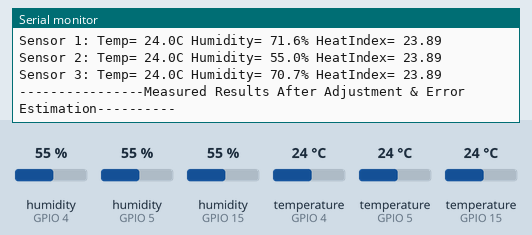
Bench run of a sketch on a simulated ESP32. Shown: the last lines printed to the serial monitor. The test bench sets the inputs (shaded band); at power-on: humidity (sensors on GPIO 4, GPIO 5, GPIO 15) 55 %, temperature (sensors on GPIO 4, GPIO 5, GPIO 15) 24 °C.

Above: at 2.8 s.
2.9 s: humidity (sensor on GPIO 4) set to 22 %
At 5.1 s:
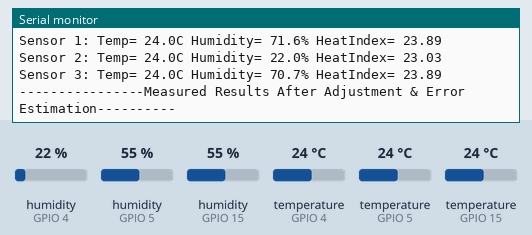
5.6 s: humidity (sensor on GPIO 5) set to 22 %
At 6.6 s:
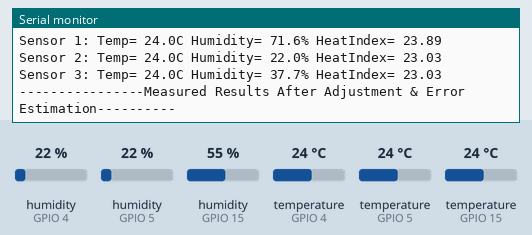
8.3 s: humidity (sensor on GPIO 15) set to 22 %
11.0 s: temperature (sensor on GPIO 4) set to 12 °C
At 13.3 s:
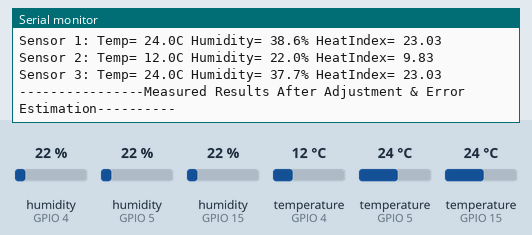
13.7 s: temperature (sensor on GPIO 5) set to 12 °C
At 15.0 s:
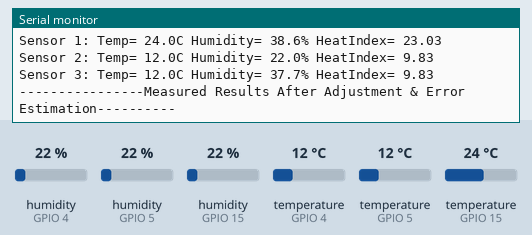
16.4 s: temperature (sensor on GPIO 15) set to 12 °C
Timing chart, 0 to 19.4 s (numbered marks = the images above; inputs shaded):
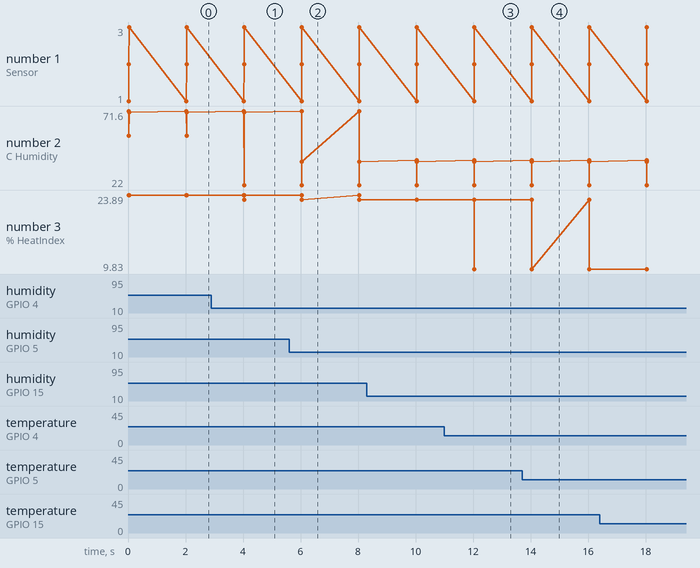

Measured:
- after the input at 2.9 s, the serial monitor: prints a new line after 1.1 s (image 1)
- after the input at 5.6 s, the serial monitor: prints a new line after 0.44 s (image 2)
- after the input at 11.0 s, the serial monitor: prints a new line after 1.0 s (image 3)
- after the input at 13.7 s, the serial monitor: prints a new line after 0.34 s (image 4)
- plotted number 2: 70.7 → 37.7 after the input at 5.6 s

The sketch:

test_autoAdjustment_heatIndex.ino
```cpp
#include <Arduino.h>
#include <Ticker.h>
#include "DHTesp.h"

#ifndef ESP32
#pragma message(THIS PROGRAM IS FOR ESP32 ONLY!)
#error Select ESP32 board.
#endif


/** Pin number definition for DHT sensor 1, 2, 3 data pin */
int dhtPin1 = 15;   //DHT11
int dhtPin2 = 4;    //DHT22
int dhtPin3 = 5;    //DHT11

/** Variable definition for DHT sensor 1, 2, 3 */
DHTesp dhtSensor1;
DHTesp dhtSensor2;
DHTesp dhtSensor3;

/** Data storage variables from sensor 1, 2, 3 */
TempAndHumidity sensor1Data;
TempAndHumidity sensor2Data;
TempAndHumidity sensor3Data;

/** Task handle for the light value read task */
TaskHandle_t tempTaskHandle = NULL;
/** Ticker for temperature reading */
Ticker tempTicker;

/** Flag if main loop is running */
bool tasksEnabled = false;
/** Flags for temperature and humidity readings finished */
bool gotNewTemperature = false;


/**
 * Task to reads temperature from DHT11 sensor
 * @param pvParameters
 *		pointer to task parameters
 */
void tempTask(void *pvParameters) {
	Serial.println("tempTask loop started");
	while (1) // tempTask loop
	{
    /**
    * Read temperature only if old data was processed already
    * Reading temperature & humidity takes about 250 milliseconds
    * Sensor readings may also be up to 1(DHT11) or 2(DHT22) seconds
    */
		if (tasksEnabled && !gotNewTemperature) {
			sensor1Data = dhtSensor1.getTempAndHumidity();	// Read values from sensor 1
			sensor2Data = dhtSensor2.getTempAndHumidity();	// Read values from sensor 1
			sensor3Data = dhtSensor3.getTempAndHumidity();	// Read values from sensor 1
			gotNewTemperature = true;
		}
    // Got sleep again
		vTaskSuspend(NULL);
	}
}


/**
 * - triggerGetTemp
 * - Sets flag dhtUpdated to true for handling in loop()
 * - called by Ticker tempTicker
 */
void triggerGetTemp() {
	if (tempTaskHandle != NULL) {
		 xTaskResumeFromISR(tempTaskHandle);
	}
}


/**
 *  @brief  Converts Celcius to Fahrenheit
 *  @param  c //value in Celcius
 *	@return float value in Fahrenheit
 */
float convtCtoF(float c){
  return c*1.8 + 32.0;
}
/**
 *  @brief  Converts Fahrenheit to Celcius
 *  @param  f //value in Fahrenheit
 *	@return float value in Celcius
 */
float convtFtoC(float f){
  return (f-32.0) * 0.55555;
}


/**
 *  @brief  Compute Heat Index using both Rothfusz and Steadman's equations
 *					pref: http://www.wpc.ncep.noaa.gov/html/heatindex_equation.shtml
 *  @param  temperature     // temperature in selected scale
 *  @param  humidity    // humidity in percentage
 *  @param  tempUnitType    // string - only fill  C = "celcius" or F = "fahrenheit"
 *	@return float heat index
 */
float autoAdjustHeatIndex(float temperature, float humidity, char tempUnitType) {
  float heatIndex;

  if (tempUnitType == 'C')
    temperature = convtCtoF(temperature);

  // Using Steadman's equation to compute HeatIndex firstly
  heatIndex = 0.5 * (temperature + 61.0 + ((temperature - 68.0) * 1.2) + (humidity * 0.094));

  if (heatIndex >= 80.0) { // Using Rothfusz's equation to compute HeatIndex
    heatIndex = -42.379 +
         2.04901523 * temperature +
         10.14333127 * humidity +
         -0.22475541 * temperature * humidity +
         -0.00683783 * pow(temperature, 2) +
         -0.05481717 * pow(humidity, 2) +
         0.00122874 * pow(temperature, 2) * humidity +
         0.00085282 * temperature * pow(humidity, 2) +
         -0.00000199 * pow(temperature, 2) * pow(humidity, 2);

    // Auto adjustment for Heat Index
    if ((humidity < 13) && (temperature >= 80.0) && (temperature <= 112.0))
      heatIndex -= ((13.0 - humidity) * 0.25) * sqrt((17.0 - abs(temperature - 95.0)) * 0.05882);

    else if ((humidity > 85.0) && (temperature >= 80.0) && (temperature <= 87.0))
      heatIndex += ((humidity - 85.0) * 0.10) * ((87.0 - temperature) * 0.2);
  }
  return tempUnitType == 'F' ? heatIndex : convtFtoC(heatIndex);
}


/**
 * Arduino setup function (called once after boot/reboot)
 */
void setup() {
	Serial.begin(115200);
	Serial.println("Measuring for 3 DHT11/22 sensors");

	// Initialize temperature sensor 1, 2, 3
	dhtSensor1.setup(dhtPin1, DHTesp::DHT11);
	dhtSensor2.setup(dhtPin2, DHTesp::DHT22);
	dhtSensor3.setup(dhtPin3, DHTesp::DHT11);

	// Start task to get temperature
	xTaskCreatePinnedToCore(
			tempTask,											/* Function to implement the task */
			"tempTask ",									/* Name of the task */
			4000,													/* Stack size in words */
			NULL,													/* Task input parameter */
			5,														/* Priority of the task */
			&tempTaskHandle,							/* Task handle. */
			1);														/* Core where the task should run */

	if (tempTaskHandle == NULL) {
		Serial.println("[ERROR] Failed to start task for temperature and humidity update");
	} else {
		// Start update of temperature and humidity data every N seconds
		tempTicker.attach(2, triggerGetTemp);
	}
	// Signal end of setup() to tasks
	tasksEnabled = true;
} // End of setup.


/**
 * loop
 * Arduino loop function, called once 'setup' is complete
 */
void loop() {
	if (gotNewTemperature) {
    // float HeatIndex1 = autoAdjustHeatIndex(sensor1Data.temperature, sensor1Data.humidity, 'C');
    // float HeatIndex2 = autoAdjustHeatIndex(sensor2Data.temperature, sensor2Data.humidity, 'C');
    // float HeatIndex3 = autoAdjustHeatIndex(sensor3Data.temperature, sensor3Data.humidity, 'C');

		Serial.println("----------------Measured Values--------------");
    Serial.println("Sensor 1: "
                   "Temp= " + String(sensor1Data.temperature, 1) +
                   "C Humidity= " + String(sensor1Data.humidity + 16.6, 1) +
                   "% HeatIndex= " + String(autoAdjustHeatIndex(sensor1Data.temperature, sensor1Data.humidity, 'C'), 2));

		Serial.println("Sensor 2: "
                   "Temp= " + String(sensor2Data.temperature, 1) +
                   "C Humidity= " + String(sensor2Data.humidity, 1) +
                   "% HeatIndex= " + String(autoAdjustHeatIndex(sensor2Data.temperature, sensor2Data.humidity, 'C'), 2));

		Serial.println("Sensor 3: "
                   "Temp= " + String(sensor3Data.temperature, 1) +
                   "C Humidity= " + String(sensor3Data.humidity + 15.7, 1) +
                   "% HeatIndex= " + String(autoAdjustHeatIndex(sensor3Data.temperature, sensor3Data.humidity, 'C'), 2));

    Serial.println("----------------Measured Results After Adjustment & Error Estimation----------");
    gotNewTemperature = false;
	}
} // End of loop
```
